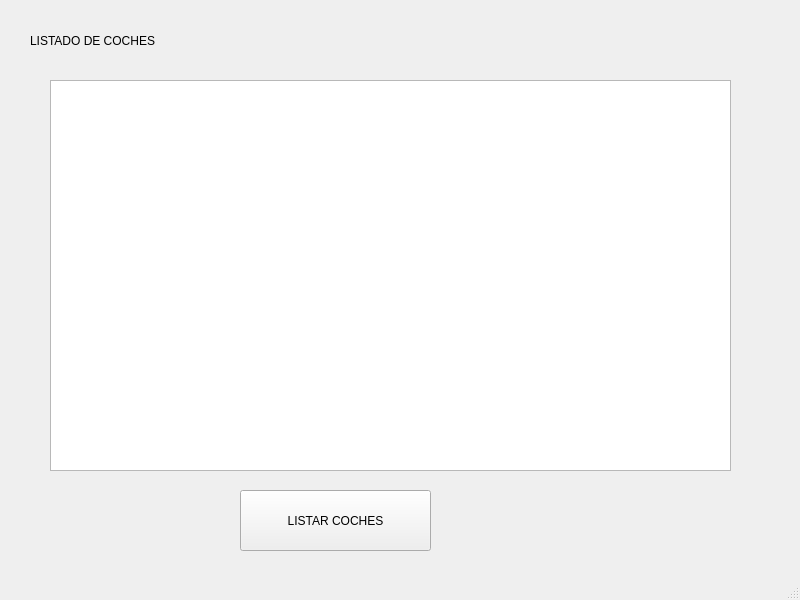
<?xml version="1.0" encoding="UTF-8"?>
<ui version="4.0">
 <class>MainWindow</class>
 <widget class="QMainWindow" name="MainWindow">
  <property name="geometry">
   <rect>
    <x>0</x>
    <y>0</y>
    <width>800</width>
    <height>600</height>
   </rect>
  </property>
  <property name="windowTitle">
   <string>MainWindow</string>
  </property>
  <widget class="QWidget" name="centralwidget">
   <widget class="QLabel" name="label">
    <property name="geometry">
     <rect>
      <x>30</x>
      <y>20</y>
      <width>161</width>
      <height>41</height>
     </rect>
    </property>
    <property name="text">
     <string>LISTADO DE COCHES</string>
    </property>
   </widget>
   <widget class="QPushButton" name="btn_listar">
    <property name="geometry">
     <rect>
      <x>240</x>
      <y>490</y>
      <width>191</width>
      <height>61</height>
     </rect>
    </property>
    <property name="text">
     <string>LISTAR COCHES</string>
    </property>
   </widget>
   <widget class="QListWidget" name="listWidget">
    <property name="geometry">
     <rect>
      <x>50</x>
      <y>80</y>
      <width>681</width>
      <height>391</height>
     </rect>
    </property>
   </widget>
  </widget>
  <widget class="QStatusBar" name="statusbar"/>
 </widget>
 <resources/>
 <connections/>
</ui>
